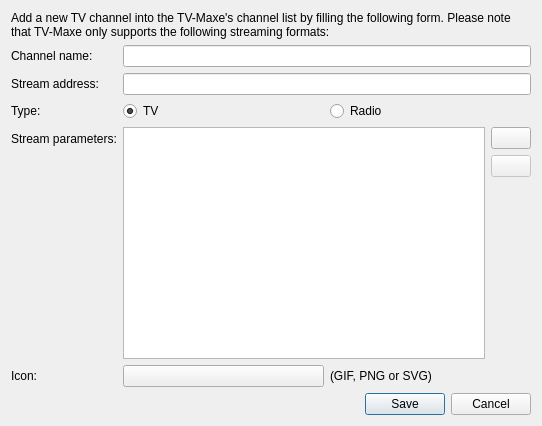
<?xml version="1.0" encoding="UTF-8"?>
<ui version="4.0">
 <class>Dialog</class>
 <widget class="QDialog" name="Dialog">
  <property name="geometry">
   <rect>
    <x>0</x>
    <y>0</y>
    <width>542</width>
    <height>426</height>
   </rect>
  </property>
  <property name="windowTitle">
   <string>Add new channel...</string>
  </property>
  <layout class="QVBoxLayout" name="verticalLayout_2">
   <item>
    <widget class="QLabel" name="description_label">
     <property name="text">
      <string>Add a new TV channel into the TV-Maxe's channel list by filling the following form. Please note that TV-Maxe only supports the following streaming formats: </string>
     </property>
     <property name="textFormat">
      <enum>Qt::PlainText</enum>
     </property>
     <property name="wordWrap">
      <bool>true</bool>
     </property>
    </widget>
   </item>
   <item>
    <layout class="QFormLayout" name="formLayout">
     <item row="0" column="0">
      <widget class="QLabel" name="label_2">
       <property name="text">
        <string>Channel name:</string>
       </property>
      </widget>
     </item>
     <item row="0" column="1">
      <widget class="QLineEdit" name="channel_name_lineedit"/>
     </item>
     <item row="1" column="0">
      <widget class="QLabel" name="label_3">
       <property name="text">
        <string>Stream address:</string>
       </property>
      </widget>
     </item>
     <item row="1" column="1">
      <widget class="QLineEdit" name="stream_url_lineedit"/>
     </item>
     <item row="2" column="0">
      <widget class="QLabel" name="label">
       <property name="text">
        <string>Type:</string>
       </property>
      </widget>
     </item>
     <item row="2" column="1">
      <layout class="QHBoxLayout" name="horizontalLayout_3">
       <item>
        <widget class="QRadioButton" name="tv_radiobutton">
         <property name="text">
          <string>TV</string>
         </property>
         <property name="checked">
          <bool>true</bool>
         </property>
         <attribute name="buttonGroup">
          <string notr="true">channel_type_buttongroup</string>
         </attribute>
        </widget>
       </item>
       <item>
        <widget class="QRadioButton" name="radio_radiobutton">
         <property name="text">
          <string>Radio</string>
         </property>
         <attribute name="buttonGroup">
          <string notr="true">channel_type_buttongroup</string>
         </attribute>
        </widget>
       </item>
      </layout>
     </item>
     <item row="3" column="0">
      <widget class="QLabel" name="label_4">
       <property name="text">
        <string>Stream parameters:</string>
       </property>
      </widget>
     </item>
     <item row="3" column="1">
      <layout class="QHBoxLayout" name="horizontalLayout">
       <item>
        <widget class="QTreeView" name="params_treeview">
         <property name="rootIsDecorated">
          <bool>false</bool>
         </property>
         <property name="itemsExpandable">
          <bool>false</bool>
         </property>
         <property name="expandsOnDoubleClick">
          <bool>false</bool>
         </property>
        </widget>
       </item>
       <item>
        <layout class="QVBoxLayout" name="verticalLayout">
         <item>
          <widget class="QPushButton" name="add_param_button">
           <property name="text">
            <string/>
           </property>
           <property name="icon">
            <iconset theme="list-add">
             <normaloff>.</normaloff>.</iconset>
           </property>
          </widget>
         </item>
         <item>
          <widget class="QPushButton" name="remove_param_button">
           <property name="enabled">
            <bool>false</bool>
           </property>
           <property name="text">
            <string/>
           </property>
           <property name="icon">
            <iconset theme="list-remove">
             <normaloff>.</normaloff>.</iconset>
           </property>
          </widget>
         </item>
         <item>
          <spacer name="verticalSpacer">
           <property name="orientation">
            <enum>Qt::Vertical</enum>
           </property>
           <property name="sizeHint" stdset="0">
            <size>
             <width>20</width>
             <height>40</height>
            </size>
           </property>
          </spacer>
         </item>
        </layout>
       </item>
      </layout>
     </item>
     <item row="4" column="0">
      <widget class="QLabel" name="label_5">
       <property name="text">
        <string>Icon:</string>
       </property>
      </widget>
     </item>
     <item row="4" column="1">
      <layout class="QHBoxLayout" name="horizontalLayout_2">
       <item>
        <widget class="QPushButton" name="select_icon_button">
         <property name="text">
          <string/>
         </property>
         <property name="icon">
          <iconset theme="document-new"/>
         </property>
        </widget>
       </item>
       <item>
        <widget class="QLabel" name="label_6">
         <property name="text">
          <string>(GIF, PNG or SVG)</string>
         </property>
        </widget>
       </item>
      </layout>
     </item>
    </layout>
   </item>
   <item>
    <widget class="QDialogButtonBox" name="buttonBox">
     <property name="orientation">
      <enum>Qt::Horizontal</enum>
     </property>
     <property name="standardButtons">
      <set>QDialogButtonBox::Cancel|QDialogButtonBox::Save</set>
     </property>
    </widget>
   </item>
  </layout>
 </widget>
 <resources/>
 <connections>
  <connection>
   <sender>buttonBox</sender>
   <signal>accepted()</signal>
   <receiver>Dialog</receiver>
   <slot>accept()</slot>
   <hints>
    <hint type="sourcelabel">
     <x>248</x>
     <y>254</y>
    </hint>
    <hint type="destinationlabel">
     <x>157</x>
     <y>274</y>
    </hint>
   </hints>
  </connection>
  <connection>
   <sender>buttonBox</sender>
   <signal>rejected()</signal>
   <receiver>Dialog</receiver>
   <slot>reject()</slot>
   <hints>
    <hint type="sourcelabel">
     <x>316</x>
     <y>260</y>
    </hint>
    <hint type="destinationlabel">
     <x>286</x>
     <y>274</y>
    </hint>
   </hints>
  </connection>
  <connection>
   <sender>add_param_button</sender>
   <signal>clicked()</signal>
   <receiver>Dialog</receiver>
   <slot>addParameter()</slot>
   <hints>
    <hint type="sourcelabel">
     <x>488</x>
     <y>133</y>
    </hint>
    <hint type="destinationlabel">
     <x>256</x>
     <y>206</y>
    </hint>
   </hints>
  </connection>
  <connection>
   <sender>remove_param_button</sender>
   <signal>clicked()</signal>
   <receiver>Dialog</receiver>
   <slot>removeParameter()</slot>
   <hints>
    <hint type="sourcelabel">
     <x>488</x>
     <y>171</y>
    </hint>
    <hint type="destinationlabel">
     <x>256</x>
     <y>206</y>
    </hint>
   </hints>
  </connection>
  <connection>
   <sender>params_treeview</sender>
   <signal>clicked(QModelIndex)</signal>
   <receiver>Dialog</receiver>
   <slot>selectionChanged(QModelIndex)</slot>
   <hints>
    <hint type="sourcelabel">
     <x>291</x>
     <y>212</y>
    </hint>
    <hint type="destinationlabel">
     <x>256</x>
     <y>206</y>
    </hint>
   </hints>
  </connection>
  <connection>
   <sender>select_icon_button</sender>
   <signal>clicked()</signal>
   <receiver>Dialog</receiver>
   <slot>chooseChannelIcon()</slot>
   <hints>
    <hint type="sourcelabel">
     <x>132</x>
     <y>332</y>
    </hint>
    <hint type="destinationlabel">
     <x>256</x>
     <y>206</y>
    </hint>
   </hints>
  </connection>
 </connections>
 <slots>
  <slot>addParameter()</slot>
  <slot>removeParameter()</slot>
  <slot>selectionChanged(QModelIndex)</slot>
  <slot>chooseChannelIcon()</slot>
 </slots>
 <buttongroups>
  <buttongroup name="channel_type_buttongroup"/>
 </buttongroups>
</ui>
